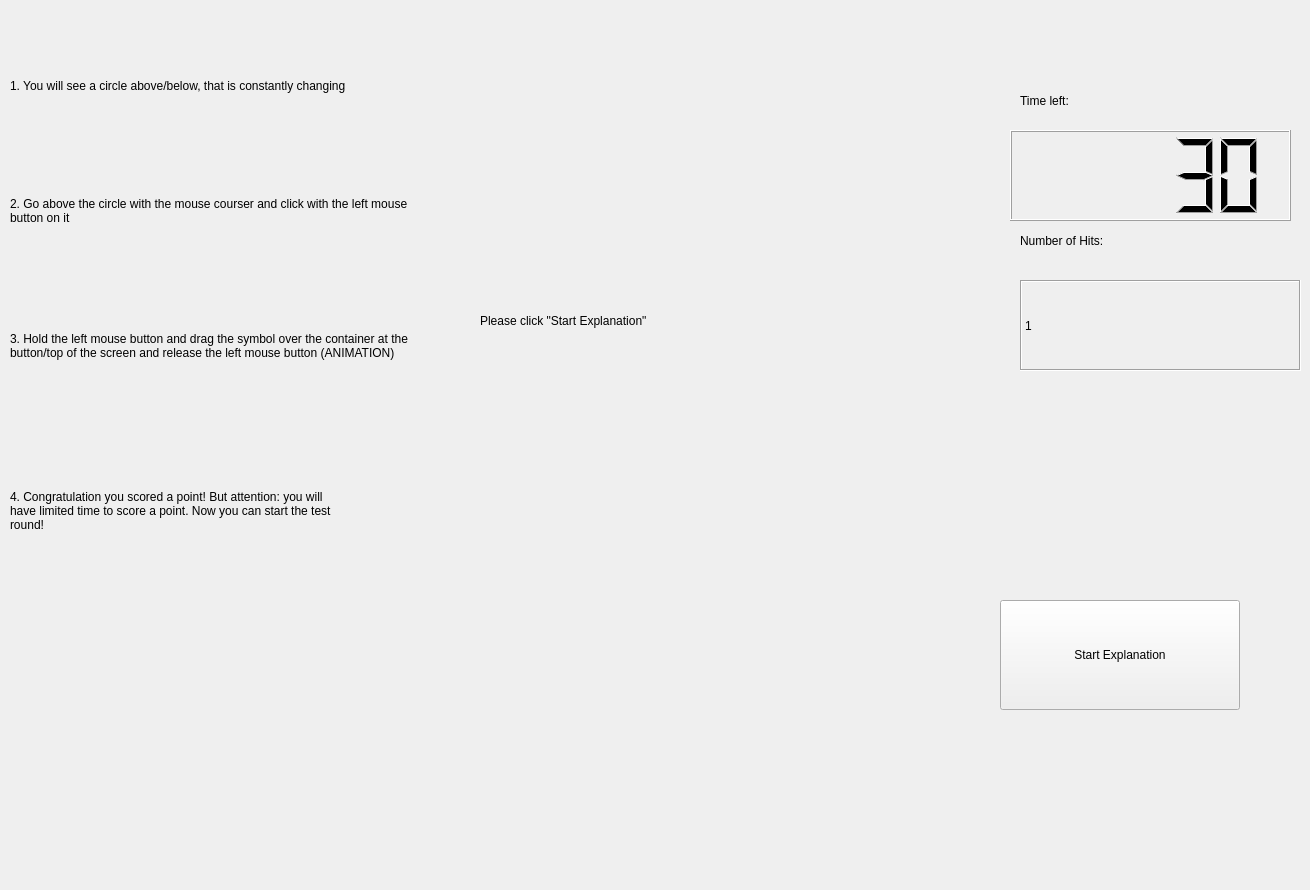
    <widget class="QWidget" name="page_4">
     <widget class="QLabel" name="Intro">
      <property name="geometry">
       <rect>
        <x>480</x>
        <y>270</y>
        <width>381</width>
        <height>101</height>
       </rect>
      </property>
      <property name="text">
       <string>Please click &quot;Start Explanation&quot;</string>
      </property>
     </widget>
     <widget class="QPushButton" name="NextStepPage4">
      <property name="geometry">
       <rect>
        <x>1000</x>
        <y>600</y>
        <width>240</width>
        <height>110</height>
       </rect>
      </property>
      <property name="text">
       <string>Start Explanation</string>
      </property>
     </widget>
     <widget class="QLabel" name="Step1">
      <property name="geometry">
       <rect>
        <x>10</x>
        <y>20</y>
        <width>411</width>
        <height>131</height>
       </rect>
      </property>
      <property name="text">
       <string>1. You will see a circle above/below, that is constantly changing</string>
      </property>
      <property name="wordWrap">
       <bool>true</bool>
      </property>
     </widget>
     <widget class="QLabel" name="Symbol">
      <property name="enabled">
       <bool>true</bool>
      </property>
      <property name="geometry">
       <rect>
        <x>540</x>
        <y>10</y>
        <width>191</width>
        <height>141</height>
       </rect>
      </property>
      <property name="text">
       <string/>
      </property>
      <property name="pixmap">
       <pixmap>ExpCircle.jpg</pixmap>
      </property>
      <property name="scaledContents">
       <bool>true</bool>
      </property>
     </widget>
     <widget class="QLabel" name="Step2">
      <property name="geometry">
       <rect>
        <x>10</x>
        <y>160</y>
        <width>431</width>
        <height>101</height>
       </rect>
      </property>
      <property name="text">
       <string>2. Go above the circle with the mouse courser and click with the left mouse button on it</string>
      </property>
      <property name="scaledContents">
       <bool>true</bool>
      </property>
      <property name="wordWrap">
       <bool>true</bool>
      </property>
     </widget>
     <widget class="QLabel" name="Mouse">
      <property name="geometry">
       <rect>
        <x>640</x>
        <y>360</y>
        <width>20</width>
        <height>31</height>
       </rect>
      </property>
      <property name="text">
       <string/>
      </property>
      <property name="pixmap">
       <pixmap>MouseCursor.png</pixmap>
      </property>
      <property name="scaledContents">
       <bool>true</bool>
      </property>
     </widget>
     <widget class="QLabel" name="Step3">
      <property name="geometry">
       <rect>
        <x>10</x>
        <y>290</y>
        <width>401</width>
        <height>111</height>
       </rect>
      </property>
      <property name="text">
       <string>3. Hold the left mouse button and drag the symbol over the container at the button/top of the screen and release the left mouse button (ANIMATION)</string>
      </property>
      <property name="wordWrap">
       <bool>true</bool>
      </property>
     </widget>
     <widget class="QLabel" name="Box">
      <property name="geometry">
       <rect>
        <x>540</x>
        <y>660</y>
        <width>231</width>
        <height>221</height>
       </rect>
      </property>
      <property name="text">
       <string/>
      </property>
      <property name="pixmap">
       <pixmap>ExpBox.jpg</pixmap>
      </property>
      <property name="scaledContents">
       <bool>true</bool>
      </property>
     </widget>
     <widget class="QLabel" name="Step4">
      <property name="geometry">
       <rect>
        <x>10</x>
        <y>450</y>
        <width>341</width>
        <height>121</height>
       </rect>
      </property>
      <property name="text">
       <string>4. Congratulation you scored a point! But attention: you will have limited time to score a point. Now you can start the test round!</string>
      </property>
      <property name="wordWrap">
       <bool>true</bool>
      </property>
     </widget>
     <widget class="QWidget" name="PointsAndTime" native="true">
      <property name="geometry">
       <rect>
        <x>980</x>
        <y>60</y>
        <width>321</width>
        <height>361</height>
       </rect>
      </property>
      <widget class="QLabel" name="NumberOfHits_2">
       <property name="geometry">
        <rect>
         <x>40</x>
         <y>160</y>
         <width>191</width>
         <height>41</height>
        </rect>
       </property>
       <property name="text">
        <string>Number of Hits:</string>
       </property>
      </widget>
      <widget class="QLCDNumber" name="LCDClock_2">
       <property name="geometry">
        <rect>
         <x>30</x>
         <y>70</y>
         <width>281</width>
         <height>91</height>
        </rect>
       </property>
       <property name="value" stdset="0">
        <double>30.000000000000000</double>
       </property>
      </widget>
      <widget class="QLabel" name="TimeLeft_2">
       <property name="geometry">
        <rect>
         <x>40</x>
         <y>20</y>
         <width>191</width>
         <height>41</height>
        </rect>
       </property>
       <property name="text">
        <string>Time left:</string>
       </property>
      </widget>
      <widget class="QLabel" name="label_6">
       <property name="geometry">
        <rect>
         <x>40</x>
         <y>220</y>
         <width>281</width>
         <height>91</height>
        </rect>
       </property>
       <property name="frameShape">
        <enum>QFrame::Box</enum>
       </property>
       <property name="frameShadow">
        <enum>QFrame::Sunken</enum>
       </property>
       <property name="text">
        <string>1</string>
       </property>
      </widget>
     </widget>
     <widget class="QLabel" name="LeftButton">
      <property name="geometry">
       <rect>
        <x>800</x>
        <y>280</y>
        <width>141</width>
        <height>111</height>
       </rect>
      </property>
      <property name="text">
       <string/>
      </property>
      <property name="pixmap">
       <pixmap>LeftMouseButton.jpg</pixmap>
      </property>
      <property name="scaledContents">
       <bool>true</bool>
      </property>
     </widget>
     <widget class="QLabel" name="Symbol_2">
      <property name="enabled">
       <bool>true</bool>
      </property>
      <property name="geometry">
       <rect>
        <x>540</x>
        <y>10</y>
        <width>191</width>
        <height>141</height>
       </rect>
      </property>
      <property name="toolTip">
       <string/>
      </property>
      <property name="text">
       <string/>
      </property>
      <property name="pixmap">
       <pixmap>ExpCircleGhost.jpg</pixmap>
      </property>
      <property name="scaledContents">
       <bool>true</bool>
      </property>
     </widget>
     <zorder>Symbol</zorder>
     <zorder>Box</zorder>
     <zorder>Intro</zorder>
     <zorder>NextStepPage4</zorder>
     <zorder>Step1</zorder>
     <zorder>Step2</zorder>
     <zorder>Step3</zorder>
     <zorder>Step4</zorder>
     <zorder>PointsAndTime</zorder>
     <zorder>LeftButton</zorder>
     <zorder>Symbol_2</zorder>
     <zorder>Mouse</zorder>
    </widget>
